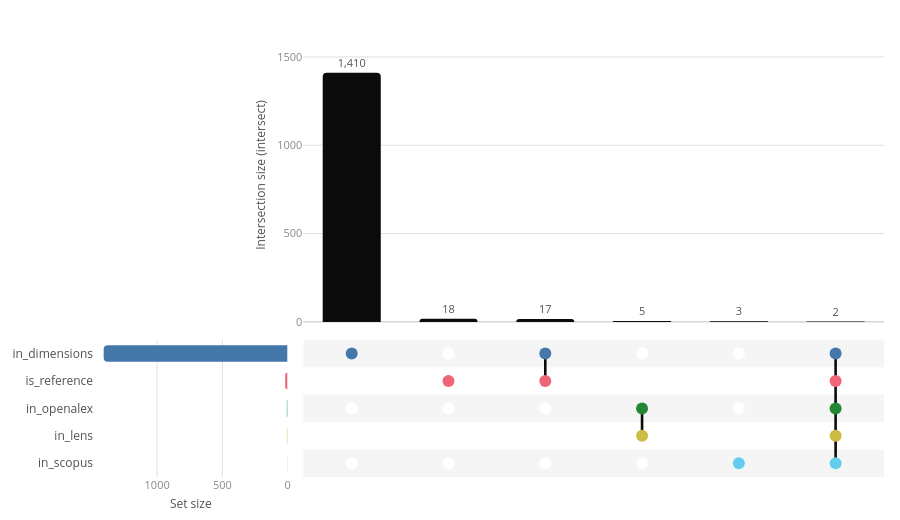

The code cell stored with this chart in its notebook:
### Code cell
from slrrag.settings import PATH_UPSET_INTERSECT

path_upset_intersect = PATH_UPSET_INTERSECT
fig_upset_distinct = create_upset_plot(
    df_papers, ["in_" + x for x in databases_names] + ["is_reference"], mode="intersect"
)
fig_upset_distinct.figure.write_html(path_upset_intersect)
print("Upset distinct plot saved to : ", path_upset_intersect)
fig_upset_distinct.figure

### Figure 1 — Plotly figure (JSON) as saved in the notebook; plotly's stock layout.template omitted (floating-point values rounded to 4 significant figures)
{"data": [{"cliponaxis": false, "customdata": [["in_dimensions", 1, "99.6", "+1.0"], ["is_reference", 1, "1.3", "+0.1"], ["in_dimensions & is_reference", 2, "1.2", "-0.2"], ["in_openalex & in_lens", 2, "0.4", "+0.2"], ["in_scopus", 1, "0.2", "+0.1"], ["in_scopus & in_openalex & in_lens & in_dimensions & is_reference", 5, "0.1", "+0.1"]], "hovertemplate": "<b>%{customdata[0]}</b><br>Size: %{y:,} (%{customdata[2]}% of total)<br>Degree: %{customdata[1]}<br>Deviation: %{customdata[3]}%<extra></extra>", "marker": {"color": "#0b0b0b", "cornerradius": 4, "line": {"width": 0}}, "meta": "upset:intersection-bars", "name": "Intersection size", "textfont": {"color": "#52514e", "size": 11}, "textposition": "outside", "texttemplate": "%{y:,}", "type": "bar", "width": 0.6, "x": [0, 1, 2, 3, 4, 5], "xaxis": "x", "y": [1410, 18, 17, 5, 3, 2], "yaxis": "y"}, {"customdata": [["in_dimensions", "99.6"], ["is_reference", "1.3"], ["in_openalex", "0.4"], ["in_lens", "0.4"], ["in_scopus", "0.2"]], "hovertemplate": "<b>%{customdata[0]}</b><br>Size: %{x:,} (%{customdata[1]}% of total)<extra></extra>", "marker": {"color": ["#4477AA", "#EE6677", "#228833", "#CCBB44", "#66CCEE"], "cornerradius": 4, "line": {"width": 0}}, "meta": "upset:set-bars", "name": "Set size", "orientation": "h", "type": "bar", "width": 0.6, "x": [1410, 18, 5, 5, 3], "xaxis": "x2", "y": [0, 1, 2, 3, 4], "yaxis": "y2"}, {"hoverinfo": "skip", "marker": {"color": "#ffffff", "size": 12}, "meta": "upset:matrix-background", "mode": "markers", "name": "Non-members", "type": "scatter", "x": [0, 0, 0, 0, 0, 1, 1, 1, 1, 1, 2, 2, 2, 2, 2, 3, 3, 3, 3, 3, 4, 4, 4, 4, 4, 5, 5, 5, 5, 5], "xaxis": "x3", "y": [0, 1, 2, 3, 4, 0, 1, 2, 3, 4, 0, 1, 2, 3, 4, 0, 1, 2, 3, 4, 0, 1, 2, 3, 4, 0, 1, 2, 3, 4], "yaxis": "y3"}, {"hoverinfo": "skip", "line": {"color": "#0b0b0b", "width": 2.6}, "meta": "upset:matrix-connectors", "mode": "lines", "name": "Connectors", "type": "scatter", "x": [2, 2, null, 3, 3, null, 5, 5, null], "xaxis": "x3", "y": [0, 1, null, 2, 3, null, 0, 4, null], "yaxis": "y3"}, {"customdata": [["in_dimensions", "in_dimensions (1,410)"], ["is_reference", "is_reference (18)"], ["in_dimensions", "in_dimensions & is_reference (17)"], ["is_reference", "in_dimensions & is_reference (17)"], ["in_openalex", "in_openalex & in_lens (5)"], ["in_lens", "in_openalex & in_lens (5)"], ["in_scopus", "in_scopus (3)"], ["in_scopus", "in_scopus & in_openalex & in_lens & in_dimensions & is_reference (2)"], ["in_openalex", "in_scopus & in_openalex & in_lens & in_dimensions & is_reference (2)"], ["in_lens", "in_scopus & in_openalex & in_lens & in_dimensions & is_reference (2)"], ["in_dimensions", "in_scopus & in_openalex & in_lens & in_dimensions & is_reference (2)"], ["is_reference", "in_scopus & in_openalex & in_lens & in_dimensions & is_reference (2)"]], "hovertemplate": "<b>%{customdata[0]}</b><br>%{customdata[1]}<extra></extra>", "marker": {"color": ["#4477AA", "#EE6677", "#4477AA", "#EE6677", "#228833", "#CCBB44", "#66CCEE", "#66CCEE", "#228833", "#CCBB44", "#4477AA", "#EE6677"], "size": 12}, "meta": "upset:matrix-dots", "mode": "markers", "name": "Members", "type": "scatter", "x": [0, 1, 2, 2, 3, 3, 4, 5, 5, 5, 5, 5], "xaxis": "x3", "y": [0, 1, 0, 1, 2, 3, 4, 4, 2, 3, 0, 1], "yaxis": "y3"}], "layout": {"colorway": ["#4477AA", "#EE6677", "#228833", "#CCBB44", "#66CCEE", "#AA3377", "#BBBBBB"], "font": {"color": "#52514e", "size": 12}, "height": 520, "hoverlabel": {"font": {"size": 12}}, "margin": {"b": 12, "l": 12, "r": 16, "t": 28}, "meta": {"description": "UpSet plot of 5 sets (in_dimensions, is_reference, in_openalex, in_lens, in_scopus) across 6 intersections. The largest shown intersection is in_dimensions with 1,410 elements.", "orientation": "horizontal"}, "paper_bgcolor": "#ffffff", "plot_bgcolor": "#ffffff", "shapes": [{"fillcolor": "rgba(11, 11, 11, 0.04)", "layer": "below", "line": {"width": 0}, "type": "rect", "x0": 0, "x1": 1, "xref": "x3 domain", "y0": -0.5, "y1": 0.5, "yref": "y3"}, {"fillcolor": "rgba(11, 11, 11, 0.04)", "layer": "below", "line": {"width": 0}, "type": "rect", "x0": 0, "x1": 1, "xref": "x3 domain", "y0": 1.5, "y1": 2.5, "yref": "y3"}, {"fillcolor": "rgba(11, 11, 11, 0.04)", "layer": "below", "line": {"width": 0}, "type": "rect", "x0": 0, "x1": 1, "xref": "x3 domain", "y0": 3.5, "y1": 4.5, "yref": "y3"}], "showlegend": false, "xaxis": {"anchor": "y", "domain": [0.265, 1], "matches": "x3", "range": [-0.5, 5.5], "showgrid": false, "showticklabels": false, "ticks": "", "zeroline": false}, "xaxis2": {"anchor": "y2", "automargin": true, "autorange": "reversed", "domain": [0, 0.245], "gridcolor": "#e1e0d9", "gridwidth": 1, "nticks": 4, "showticklabels": true, "tickfont": {"color": "#898781", "size": 11}, "title": {"font": {"color": "#52514e", "size": 12}, "standoff": 8, "text": "Set size"}, "zeroline": false}, "xaxis3": {"anchor": "y3", "domain": [0.265, 1], "range": [-0.5, 5.5], "showgrid": false, "showticklabels": false, "ticks": "", "zeroline": false}, "yaxis": {"anchor": "x", "automargin": true, "domain": [0.3455, 1], "gridcolor": "#e1e0d9", "gridwidth": 1, "nticks": 5, "range": [0, 1664.0], "showticklabels": true, "tickfont": {"color": "#898781", "size": 11}, "title": {"font": {"color": "#52514e", "size": 12}, "standoff": 8, "text": "Intersection size (intersect)"}, "zeroline": true, "zerolinecolor": "#c3c2b7", "zerolinewidth": 1}, "yaxis2": {"anchor": "x2", "automargin": true, "domain": [0, 0.3055], "range": [4.5, -0.5], "showgrid": false, "tickfont": {"color": "#52514e", "size": 12}, "ticks": "", "ticktext": ["in_dimensions", "is_reference", "in_openalex", "in_lens", "in_scopus"], "tickvals": [0, 1, 2, 3, 4], "zeroline": false}, "yaxis3": {"anchor": "x3", "domain": [0, 0.3055], "matches": "y2", "range": [4.5, -0.5], "showgrid": false, "showticklabels": false, "ticks": "", "zeroline": false}}}
